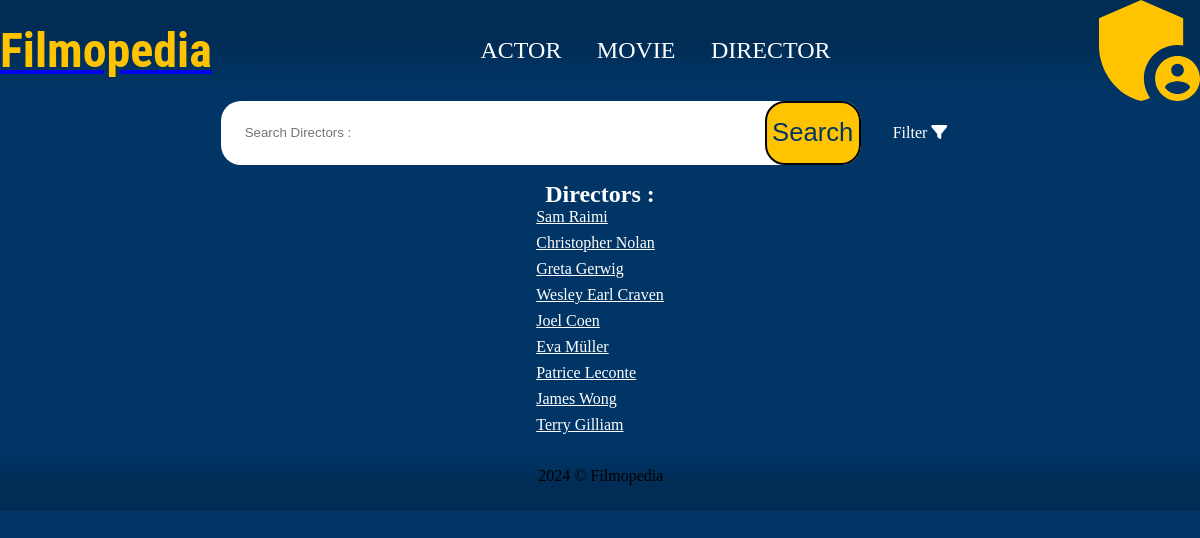
The app's page /index.php?action=director with its own data.
### tables this page shows
CREATE TABLE IF NOT EXISTS `director` (
  `id_director` int NOT NULL AUTO_INCREMENT,
  `id_person` int NOT NULL,
  `picture` text,
  PRIMARY KEY (`id_director`) USING BTREE,
  KEY `id_personne` (`id_person`) USING BTREE,
  CONSTRAINT `director_ibfk_1` FOREIGN KEY (`id_person`) REFERENCES `person` (`id_person`)
);

### controller/CinemaController.php (called while the page is built, shortened)
<?php
class CinemaController
{
    public function listDirectors()
    {
        $pdo = Connect::seConnecter();
        $allDirectors = $pdo->query("
        SELECT CONCAT(p.prenom, ' ', p.nom) AS 'director', d.id_director
        FROM director d
        INNER JOIN person p
        ON d.id_person = p.id_person
        ");
        $title = "Directors :";
        require "view/listDirectors.php";
    }
}

### view/listDirectors.php (the view, shortened to what this page needs)
<article class="list-section">
  <div class="list-searchbar">
    <form class="searchbar-section" action="" method="get">
      <input id="search" type="text" placeholder="Search <?= $title ?>">
      <input id="send" type="submit" value="Search">
    </form>
    <div class="filter">
      <p> Filter <i class="fa-solid fa-filter"></i></p>
    </div>
  </div>
  <h2>
    <?= $title ?>
  </h2>
  <div class="list-container">
    <?php
    foreach ($allDirectors->fetchall() as $element) { ?>
      <div class="list-element">
        <a href="index.php?action=detailDirector&id=<?=$element["id_director"] ?>">
          <p><?= $element["director"] ?></p>
      </a>
      </div>
    <?php } ?>
  </div>
</article>
<?php $content = ob_get_clean();
require "view/template.php";

### public/css/style.css (style rules this page uses)
* { padding: 0; margin: 0; box-sizing: border-box; }
body { background: #013565; }
.searchbar-section { position: relative; }
#search { width: 40rem; height: 4rem; border-radius: 20px; border: none; padding: 1.5rem; }
#send { position: absolute; background-color: #ffc300; color: #013565; right: 0; font-size: 1.6013565em; height: 4rem; width: 6rem; border-radius: 20px; border: 2px solid #00030a; }
.list-section { display: flex; flex-direction: column; align-items: center; color: #FFFFFF; }
.list-searchbar { display: flex; margin-bottom: 1rem; }
.filter { margin: auto 2rem; }
.list-section h2 { margin: 0 1rem; }
.list-element { margin-bottom: 0.5rem; }
.list-element a { color: #FFFFFF; }

### records on screen
director: director "Sam Raimi"
director: director "Christopher Nolan"
director: director "Greta Gerwig"
director: director "Wesley Earl Craven"
director: director "Joel Coen"
director: director "Eva Müller"
director: director "Patrice Leconte"
director: director "James Wong"
director: director "Terry Gilliam"

### other values on screen
$title "Directors :"
